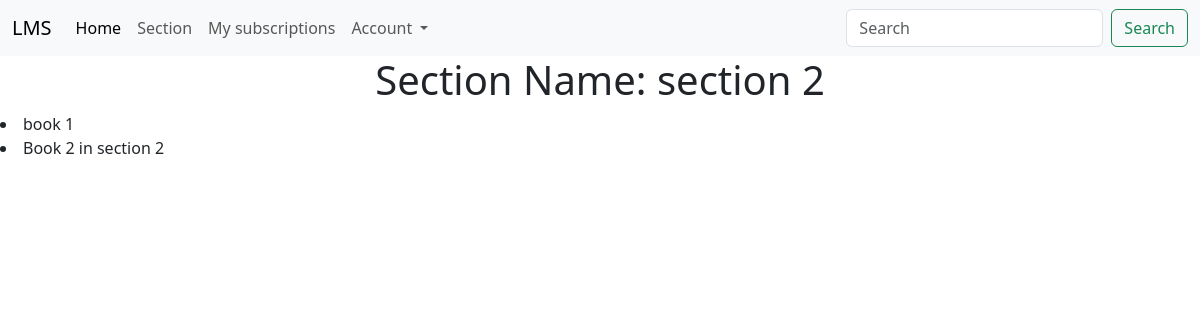
The app's page /sections/2 (signed in) with its own data.
### app/models.py (models this page shows)
class Section(db.Model):
    __tablename__ = "sections"
    section_id = db.Column(db.Integer, autoincrement=True, primary_key=True)
    section_name = db.Column(db.String)
    books = db.relationship("Book", backref="books", lazy=True)

class Book(db.Model):
    __tablename__ = "books"
    book_id = db.Column(db.Integer, autoincrement=True, primary_key=True)
    title = db.Column(db.String, nullable=False)
    description = db.Column(db.String, nullable=True)
    content = db.Column(db.String, nullable=False)
    author = db.Column(db.String, nullable=False)
    section_id = db.Column(
        db.Integer, db.ForeignKey("sections.section_id"), nullable=True
    )

### app/bp/sections.py (the view)
@bp.route("/sections/<section_id>", methods=["GET", "POST"])
def retrieve_section(section_id):
    if request.method == "GET":
        section = Section.query.get(section_id)
        return render_template("sections/section_details.html", section=section)

### templates/sections/section_details.html (shortened to what this page needs)
{% extends "base.html" %}
{% block content %}
<h1 class="text-center">Section Name: {{ section.section_name}}</h1>
{% for book in section.books %}
<li>{{book.title}}
</li>
{% endfor%}
{% endblock %}

### records on screen
Section: section_name "section 2"
Book: title "book 1"
Book: title "Book 2 in section 2"
